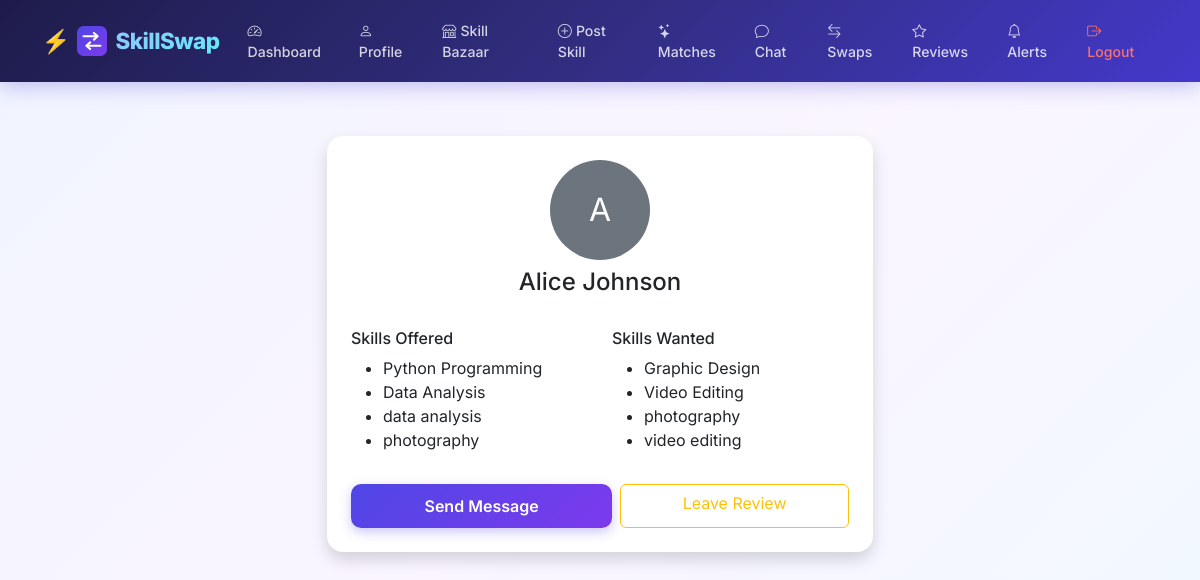
/profile/2/ (signed in), run on the app's committed database.
### core/models.py (models this page shows, shortened)
class Skill(models.Model):
    user = models.ForeignKey(User, on_delete=models.CASCADE, related_name='skills')
    name = models.CharField(max_length=100)
    description = models.TextField(blank=True)
    skill_wanted = models.CharField(max_length=100, blank=True)
    is_active = models.BooleanField(default=True)
    teaser_video = models.FileField(upload_to='skill_videos/', blank=True, null=True)
    created_at = models.DateTimeField(auto_now_add=True)

### core/views.py (the view)
# urls.py: path('profile/<int:user_id>/', views.view_profile, name='view_profile'),
@login_required
def view_profile(request, user_id):
    other_user = get_object_or_404(User, id=user_id)
    create_profile_if_missing(other_user)
    skills = Skill.objects.filter(user=other_user, is_active=True)
    reviews = Review.objects.filter(reviewed_user=other_user)
    return render(request, 'view_profile.html', {'other_user': other_user, 'skills': skills, 'reviews': reviews})

### core/views.py (called while the page is built)
def create_profile_if_missing(user):
    UserProfile.objects.get_or_create(user=user)

### templates/view_profile.html (shortened to what this page needs)
{% extends 'base.html' %}
{% block content %}
<div class="container mt-4">
  <div class="row justify-content-center">
    <div class="col-md-6">
      <div class="card shadow border-0 p-4">
        <div class="text-center mb-3">
          {% if other_user.profile.profile_pic %}
          <img src="{{ other_user.profile.profile_pic.url }}" class="rounded-circle" width="100" height="100" style="object-fit:cover;">
          {% else %}
          <div class="rounded-circle bg-secondary text-white d-inline-flex align-items-center justify-content-center mx-auto" style="width:100px;height:100px;font-size:2rem;">
            {{ other_user.username|first|upper }}
          </div>
          {% endif %}
          <h4 class="mt-2">{{ other_user.get_full_name|default:other_user.username }}</h4>
        </div>
        {% if skills %}
        <div class="row mt-2">
          <div class="col-6">
            <h6>Skills Offered</h6>
            <ul>
              {% for skill in skills %}
              <li>{{ skill.name }}</li>
              {% endfor %}
            </ul>
          </div>
          <div class="col-6">
            <h6>Skills Wanted</h6>
            <ul>
              {% for skill in skills %}
              {% if skill.skill_wanted %}<li>{{ skill.skill_wanted }}</li>{% endif %}
              {% endfor %}
            </ul>
          </div>
        </div>
        {% endif %}
        <div class="d-flex gap-2 mt-3">
          <a href="{% url 'chat' other_user.id %}" class="btn btn-primary flex-fill">Send Message</a>
          <a href="{% url 'submit_review' other_user.id %}" class="btn btn-outline-warning flex-fill">Leave Review</a>
        </div>
      </div>
    </div>
  </div>
</div>
{% endblock %}

### templates/base.html (style rules this page uses)
* { font-family: 'Inter', sans-serif; }
body { background: linear-gradient(135deg, #f0f4ff 0%, #faf5ff 50%, #f0f9ff 100%); min-height: 100vh; }
.card { border: none; border-radius: 16px; box-shadow: 0 4px 24px rgba(0,0,0,0.07); transition: transform 0.2s ease, box-shadow 0.2s ease; background: #ffffff; }
.btn-primary { background: linear-gradient(135deg, #4f46e5, #7c3aed); border: none; border-radius: 10px; font-weight: 600; padding: 10px 24px; box-shadow: 0 4px 12px rgba(79, 70, 229, 0.3); transition: all 0.2s ease; }

### data on the page
Skill: name "Python Programming", skill_wanted "Graphic Design"
Skill: name "Data Analysis", skill_wanted "Video Editing"
Skill: name "data analysis", skill_wanted "photography"
Skill: name "photography", skill_wanted "video editing"

### other printed values
{{ other_user.username|first|upper }} "A"
{{ other_user.get_full_name|default:other_user.username }} "Alice Johnson"
